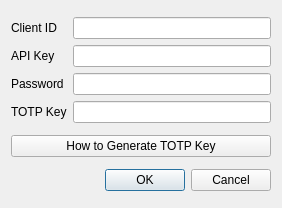
<?xml version="1.0" encoding="UTF-8"?>
<ui version="4.0">
 <class>Dialog</class>
 <widget class="QDialog" name="Dialog">
  <property name="geometry">
   <rect>
    <x>0</x>
    <y>0</y>
    <width>282</width>
    <height>208</height>
   </rect>
  </property>
  <property name="windowTitle">
   <string>Dialog</string>
  </property>
  <layout class="QGridLayout" name="gridLayout">
   <item row="0" column="0">
    <layout class="QGridLayout" name="gridLayout_2">
     <item row="1" column="0">
      <widget class="QLabel" name="label_2">
       <property name="text">
        <string>API Key</string>
       </property>
      </widget>
     </item>
     <item row="0" column="0">
      <widget class="QLabel" name="label">
       <property name="text">
        <string>Client ID</string>
       </property>
      </widget>
     </item>
     <item row="3" column="0">
      <widget class="QLabel" name="label_3">
       <property name="text">
        <string>TOTP Key</string>
       </property>
      </widget>
     </item>
     <item row="1" column="1">
      <widget class="QLineEdit" name="api_key_line"/>
     </item>
     <item row="3" column="1">
      <widget class="QLineEdit" name="totp_key_line"/>
     </item>
     <item row="0" column="1">
      <widget class="QLineEdit" name="client_id_line"/>
     </item>
     <item row="2" column="0">
      <widget class="QLabel" name="label_4">
       <property name="text">
        <string>Password</string>
       </property>
      </widget>
     </item>
     <item row="2" column="1">
      <widget class="QLineEdit" name="password_line"/>
     </item>
    </layout>
   </item>
   <item row="2" column="0">
    <widget class="QDialogButtonBox" name="buttonBox">
     <property name="orientation">
      <enum>Qt::Horizontal</enum>
     </property>
     <property name="standardButtons">
      <set>QDialogButtonBox::Cancel|QDialogButtonBox::Ok</set>
     </property>
    </widget>
   </item>
   <item row="1" column="0">
    <widget class="QPushButton" name="how_to_button">
     <property name="text">
      <string>How to Generate TOTP Key</string>
     </property>
    </widget>
   </item>
  </layout>
 </widget>
 <tabstops>
  <tabstop>client_id_line</tabstop>
  <tabstop>api_key_line</tabstop>
  <tabstop>password_line</tabstop>
  <tabstop>totp_key_line</tabstop>
 </tabstops>
 <resources/>
 <connections>
  <connection>
   <sender>buttonBox</sender>
   <signal>accepted()</signal>
   <receiver>Dialog</receiver>
   <slot>accept()</slot>
   <hints>
    <hint type="sourcelabel">
     <x>248</x>
     <y>254</y>
    </hint>
    <hint type="destinationlabel">
     <x>157</x>
     <y>274</y>
    </hint>
   </hints>
  </connection>
  <connection>
   <sender>buttonBox</sender>
   <signal>rejected()</signal>
   <receiver>Dialog</receiver>
   <slot>reject()</slot>
   <hints>
    <hint type="sourcelabel">
     <x>316</x>
     <y>260</y>
    </hint>
    <hint type="destinationlabel">
     <x>286</x>
     <y>274</y>
    </hint>
   </hints>
  </connection>
 </connections>
</ui>
